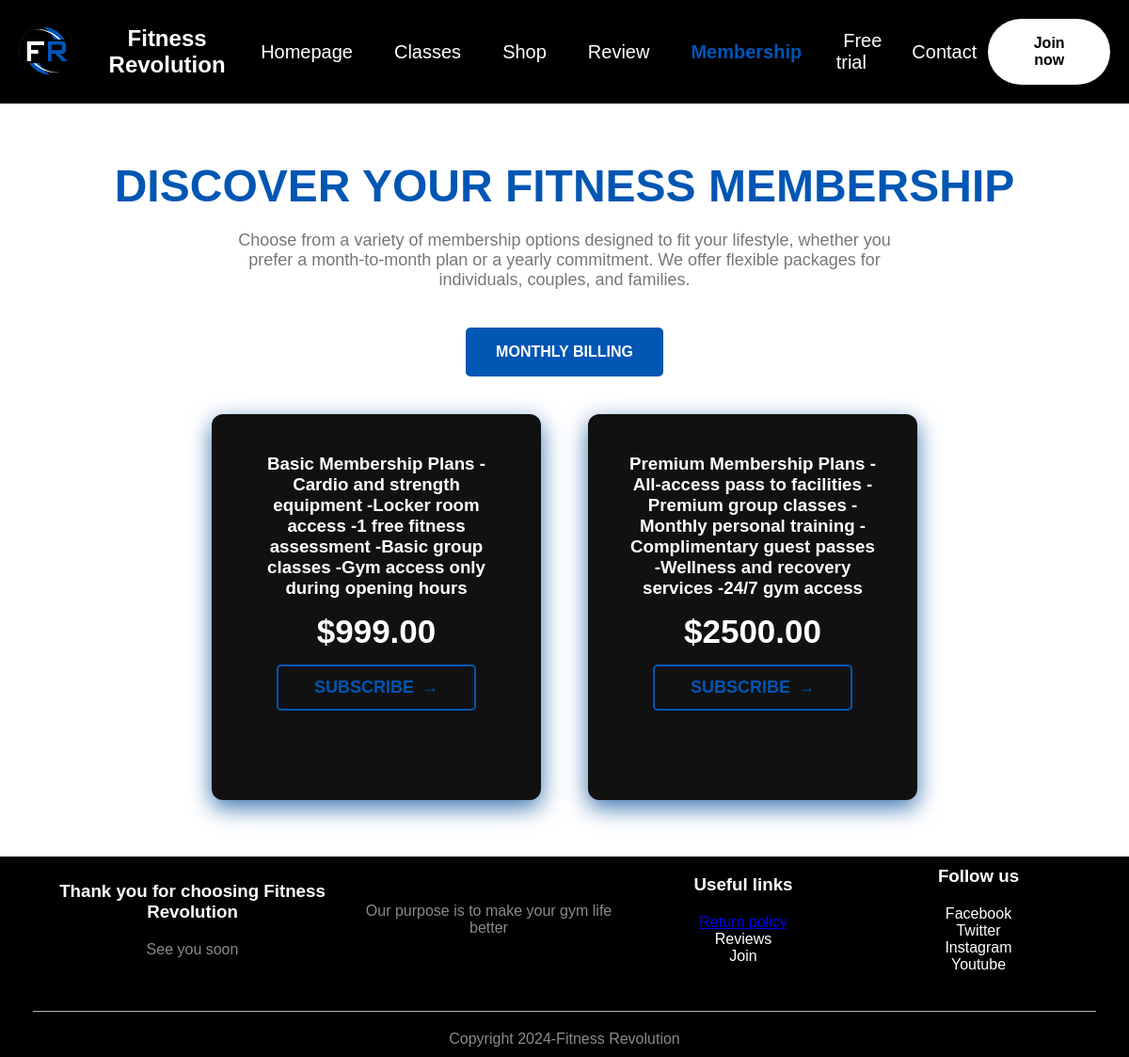
Screenshot of /Membership_Page.php with the database file from the repository.
### tables this page shows
CREATE TABLE `membership_type` (
  `price` double(10,2) NOT NULL,
  `duration` varchar(10) NOT NULL,
  `plan_name` varchar(300) NOT NULL,
  `type_id` int(10) NOT NULL
);

### Membership_Page.php (the view, shortened to what this page needs)
<?php
$conn = new mysqli('localhost', 'root', '', 'fitness_revolution');
$sql = "SELECT * FROM membership_type";
$result = $conn->query($sql);
?>
<!DOCTYPE html>
<html lang="en">
<head>
    <link rel="stylesheet" href="style1.css">
</head>
<body>
    <header>
        <nav>
            <div class="logo-container">
                <img src="image/FR.png" alt="Gym Logo" class="logo-image">
                <span class="brand-name">Fitness Revolution</span>
            </div>
            <ul class="choice">
                <li><a href="Homepage.php">Homepage</a></li>
                <li><a href="Classes.php">Classes</a></li>
                <li><a href="shop.php">Shop</a></li>
                <li><a href="Review.php">Review</a></li>
                <li><a href="Membership_Page.php" class="active">Membership</a></li>
                <li><a href="#">Free trial</a></li>
                <li><a href="#">Contact</a></li>
            </ul>
            <?php include 'includes/if_login.php'; ?>
        </nav>
    </header>
    <section class="membership-container">
        <h1>DISCOVER YOUR FITNESS MEMBERSHIP</h1>
        <p>Choose from a variety of membership options designed to fit your lifestyle, whether you prefer a month-to-month plan or a yearly commitment. We offer flexible packages for individuals, couples, and families.</p>
        <div class="billing-options">
            <button class="billing-btn active">MONTHLY BILLING</button>
        </div>
        <div class="plans-container">
            <?php
            if ($result->num_rows > 0) {
                while ($row = $result->fetch_assoc()) {
                    echo "
                    <div class='plan'>
                        <h3>" . htmlspecialchars($row['plan_name']) . "</h3>
                        <h2>$" . htmlspecialchars($row['price']) . "</h2>
                        <a href='#' class='subscribe-btn'>SUBSCRIBE</a>
                        <p>" . htmlspecialchars($row['plan_description']) . "</p>
                    </div>
                    ";
                }
            } else {
                echo "<p>No membership plans available.</p>";
            }
            ?>
        </div>
    </section>
    <?php include 'includes/footer.php'; ?>
</body>
</html>

### style1.css (style rules this page uses)
* { margin: 0; padding: 0; box-sizing: border-box; font-family: 'Arial', sans-serif; }
html, body { height: 100%; display: flex; flex-direction: column; background: #ffffff; }
header { display: flex; flex-direction: column; justify-content: space-between; text-align: center; background-color: #000; }
nav { display: flex; justify-content: space-between; align-items: center; padding: 20px 20px; }
.logo-container { display: flex; align-items: center; }
.logo-image { width: 60px; height: auto; margin-right: 10px; }
.brand-name { font-size: 24px; font-weight: bold; color: rgb(255, 255, 255); }
nav ul { list-style: none; display: flex; gap: 20px; align-items: center; }
nav ul li a { text-decoration: none; color: rgb(255, 255, 255); font-size: 20px; padding: 12px; }
.choice li a.active { color: #0055b9; font-weight: bold; }
p { color: #0d0101; }
ul { list-style-type: none; }
.membership-container { text-align: center; padding: 60px 50px; }
.membership-container h1 { font-size: 48px; font-weight: 700; text-transform: uppercase; margin-bottom: 20px; color: #0056b3; }
.membership-container p { font-size: 18px; max-width: 700px; margin: 0 auto 40px; color: #777; }
.billing-options { display: flex; justify-content: center; margin-bottom: 40px; }
.billing-btn { background: #222; color: #fff; border: 2px solid #0056b3; padding: 15px 30px; font-size: 16px; cursor: pointer; margin: 0 10px; transition: 0.3s; border-radius: 5px; text-transform: uppercase; }
.billing-btn.active { background: #0056b3; color: #ffffff; font-weight: bold; }
.plans-container { display: flex; justify-content: center; gap: 50px; align-items: stretch; }
.plan { background-color: #111; border-radius: 12px; padding: 40px; display: flex; flex-direction: column; align-items: center; text-align: center; width: 350px; height: 410px; box-shadow: 0 8px 25px #3c74b0; transition: transform 0.3s ease, box-shadow 0.3s ease; border: 2px solid transparent; }
.plan h3, .plan h2, .plan p, .subscribe-btn { margin-bottom: 15px; color: #ffffff; }
.plan h2 { font-size: 35px; }
.plan { display: flex; flex-direction: column; justify-content: space-between; }
.subscribe-btn { padding: 12px 30px; font-size: 18px; font-weight: 700; text-transform: uppercase; text-decoration: none; border: 2px solid#0056b3; color:#0056b3; border-radius: 5px; transition: all 0.3s ease-in-out; background: transparent; width: 80%; text-align: center; margin-top: auto; }
.subscribe-btn { padding: 12px 30px; font-size: 18px; font-weight: 700; text-transform: uppercase; text-decoration: none; border: 2px solid #0056b3; color: #0056b3; border-radius: 5px; transition: all 0.3s ease-in-out; background: transparent; width: 80%; text-align: center; margin-top: auto; display: flex; justify-content: center; align-items: center; gap: 8px; }
.subscribe-btn::after { content: "→"; font-size: 18px; font-weight: bold; transition: transform 0.3s ease-in-out; }
h1 { font-size: 2.5rem; font-weight: 700; margin-bottom: 20px; }

### rows the page displays
membership_type: plan_name "Basic Membership Plans -Cardio and strength equipment -Locker room access -1 free fitness assessment -Basic group classes -Gym access only during opening hours", price "999.00"
membership_type: plan_name "Premium Membership Plans -All-access pass to facilities -Premium group classes -Monthly personal training -Complimentary guest passes -Wellness and recovery services -24/7 gym access", price "2500.00"
